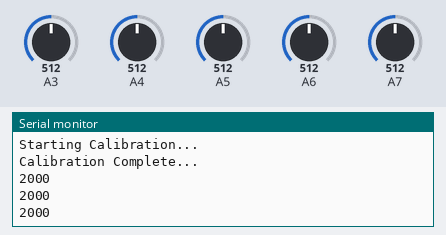
The sketch below on a simulated Arduino Nano, built with avr-gcc and run on an emulated ATmega328P. Parts: the last lines printed to the serial monitor. Inputs (shaded band) come from the test bench; at power-on: A3 = 512, A4 = 512, A5 = 512, A6 = 512, A7 = 512.

Above: at 11.2 s.
11.3 s: A3 set to 390
At 11.9 s:
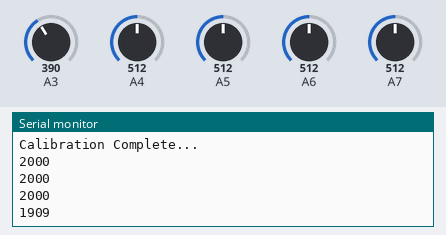
12.8 s: A4 set to 390
At 13.5 s:
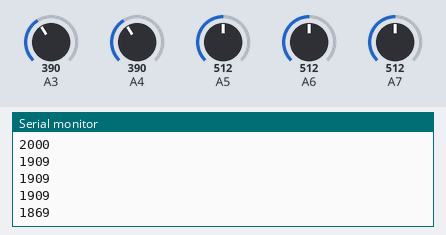
14.3 s: A5 set to 390
At 15.0 s:
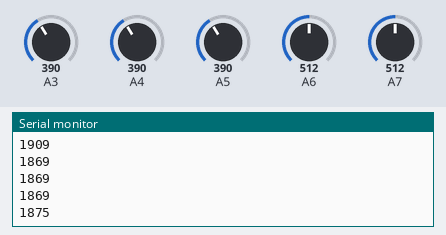
15.8 s: A6 set to 390
At 16.5 s:
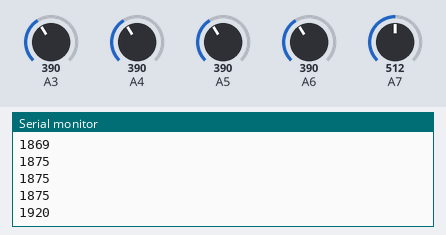
17.3 s: A7 set to 716
At 18.0 s:
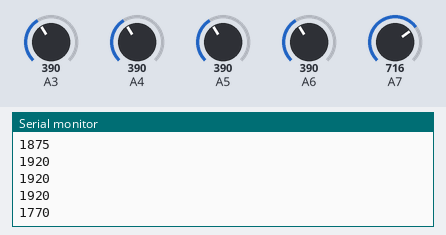
18.8 s: A3 set to 410
At 19.6 s:
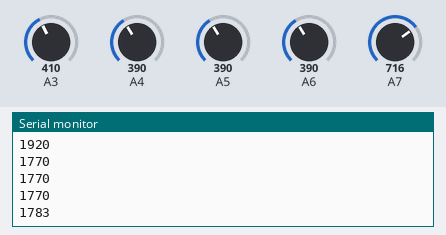
Timing chart, 0 to 21.3 s (numbered marks = the images above; inputs shaded):
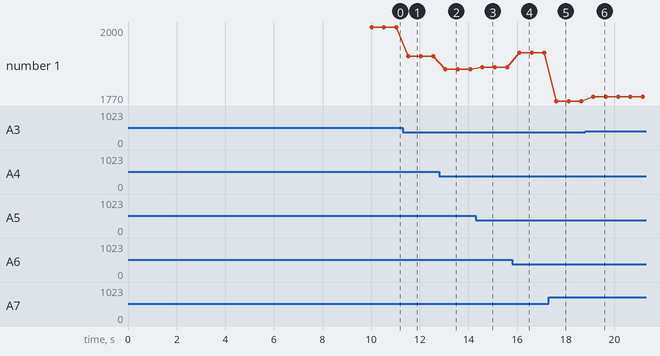

The sketch:

IRArray_Analog.ino
```cpp
// Author: RICR - Raj Institute of Coding and Robotics
// https://ricr.in
// contact@ricr.in +918889991736

#include <QTRSensors.h>

QTRSensors qtr;  // Use the QTRSensors class
const uint8_t SensorCount = 5;  // 5 sensors in the array
uint16_t sensorValues[SensorCount];  // Array to hold sensor readings

void setup() {
  Serial.begin(9600);
  qtr.setTypeAnalog();
  qtr.setSensorPins((const uint8_t[]){A3, A4,A5,A6,A7}, SensorCount);

  Serial.println("Starting Calibration...");
  for (uint16_t i = 0; i < 400; i++)
  {
    qtr.calibrate();
  }

  Serial.println("Calibration Complete...");
}

void loop() {
  qtr.read(sensorValues);
int position = qtr.readLineWhite(sensorValues);
  Serial.println(position);
  delay(500);  // Wait for half a second between readings
}
```

Measured:
- after the input at 11.3 s, the serial monitor: prints a new line after 0.23 s (image 1)
- after the input at 12.8 s, the serial monitor: prints a new line after 0.25 s (image 2)
- after the input at 14.3 s, the serial monitor: prints a new line after 0.27 s (image 3)
- after the input at 15.8 s, the serial monitor: prints a new line after 0.29 s (image 4)
- after the input at 17.3 s, the serial monitor: prints a new line after 0.32 s (image 5)
- after the input at 18.8 s, the serial monitor: prints a new line after 0.34 s (image 6)
- plotted number 1: 2000 → 1909 after the input at 11.3 s, 1909 → 1869 after the input at 12.8 s, 1869 → 1875 after the input at 14.3 s, 1875 → 1920 after the input at 15.8 s, 1920 → 1770 after the input at 17.3 s
